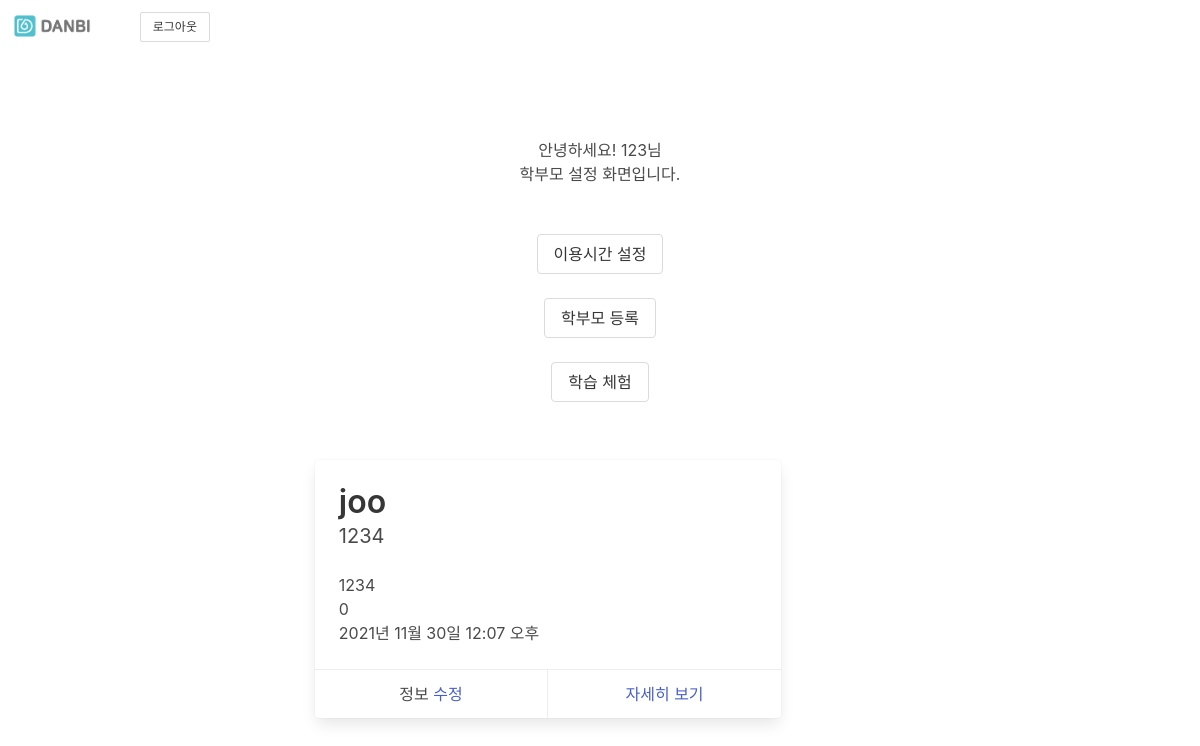
/ (signed in), run on an earlier commit of the app's database.
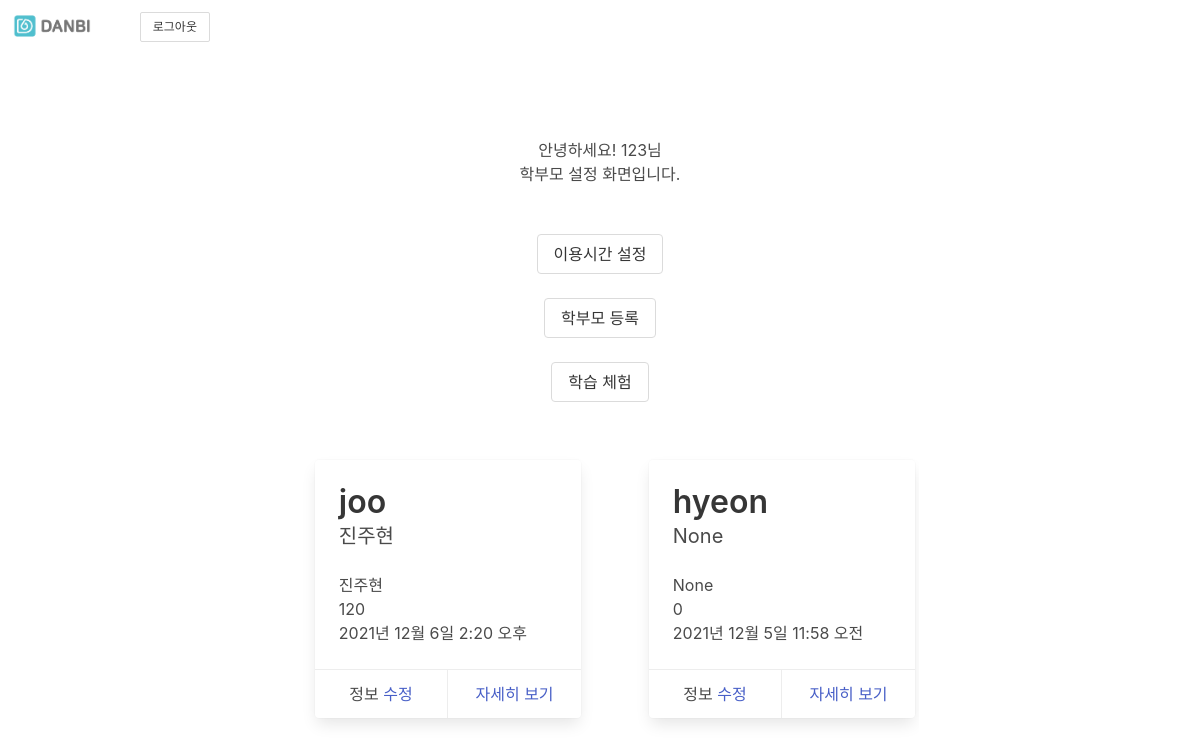
And on a later commit of the database.
### app_account/models.py (models this page shows)
class User(AbstractUser):
    parent = models.BooleanField(default=False)
    phone = models.CharField(null=True, max_length=12)
    name = models.CharField(max_length=15, null = True)
    birthday = models.DateField(null=True)
    school = models.CharField(max_length=15, null = True)
    gender_table = [
        (1, "남"),
        (2, "여"),
        (3, "응답하지 않음")
    ]
    gender = models.IntegerField(choices=gender_table, default=None, null=True)
    grade_table = [
        (1, "초등3"),
        (2, "초등4"),
        (3, "초등5"),
        (4, "초등6"),
        (5, "중등1"),
        (6, "중등2"),
        (7, "중등3"),
    ]
    grade = models.IntegerField(choices=grade_table, default=None, null=True)
    identification = models.CharField(max_length=30, null=True) #parents PK
    router = models.CharField(null=True, max_length=30)
    get_time = models.IntegerField(default=0)
    dt_created = models.DateTimeField(auto_now_add=True)
    dt_updated = models.DateTimeField(auto_now=True)

### app_account/views.py (the view)
# urls.py: path('', views.index_view, name='index'),
@login_required
def index_view(request):
    user_data = User.objects.get(id=request.user.id)
    try:
        router_user = User.objects.filter(router=user_data.router)
        children = router_user.filter(parent=False)
        router = Router.objects.get(router_id=user_data.router)
    except:
        return redirect('agreement')
    request.session['parent'] = user_data.parent
    request.session['router'] = user_data.router
    context = {
        'data': request.session['parent'],
        'user': user_data,
        'children': children,
        'router': router,
    }
    return render(request, 'app_account/index.html', context)

### app_account/templates/app_account/index.html (shortened to what this page needs)
{% extends "base.html" %}
{% load static %}
{% load widget_tweaks %}
{% block contents %}
{% if user.parent %}
<div class="section">
    <div class="column">
        <div class="column">
            <div class="column" style="text-align: center;">
                <p class="text is-center">안녕하세요! {{ user.name }}님</p>
                <p class="text is-center">학부모 설정 화면입니다.</p>
            </div>
        </div>
        <div class="column">
            <div class="column" style="text-align: center;">
                <a class='button' href="{% url 'router' user.router %}">이용시간 설정</a>
            </div>
        </div>
        <div class="columns">
            <div class="column " style="text-align: center;">
                <a class="button" href="{% url 'add_parents' %}">학부모 등록</a>
            </div>
        </div>
    </div>
    <div class="column" style="text-align: center;">
        <a class="button"  href="{% url 'game' %}">학습 체험</a>
    </div>
    <br>
    <div class="columns is-mobile" style="overflow-x: scroll" >
        {% if children.count < 1 %}
            <div class="column" >
                <div class="card">
                    <div class="card-content">
                        <p class="title">
                            "등록된 학생이 없습니다."
                        </p>
                        {% comment %}
                        <p class="subtitle">
                          Jeff Atwood
                        </p>
                        {% endcomment %}
                    </div>
                </div>
            </div>
        {% else %}
            {% for datum in children %}
                <div class="column">
                    <div class="column" style="margin: 5px; max-width: 500px; min-width: 300px">
                        <div class="card" style="margin: 5px;">
                            <div class="card-content">
                                <p class="title">
                                  {{ datum }}
                                </p>
                                <p class="subtitle">
                                    {{ datum.name }}
                                </p>
                            <ul>
                                <li>{{ datum.name }}</li>
                                <li>{{ datum.get_time }}</li>
                                <li>{{ datum.dt_updated }}</li>
                            </ul>
                            </div>
                            <footer class="card-footer">
                            <p class="card-footer-item">
                              <span>
                                정보 <a href="{% url 'additional' datum.id%}">수정</a>
                              </span>
                            </p>
                            <p class="card-footer-item">
                              <span>
                                <a href="{% url 'report' user.id %}">자세히 보기</a>
                              </span>
                            </p>
                            </footer>
                        </div>
                    </div>
                </div>
            {% endfor %}
        {% endif %}
    </div>
</div>
{% endif %}
{% endblock %}

### app_account/templates/base.html (shortened to what this page needs)
{% load static %}
<!DOCTYPE html>
<html lang="en" >
<head>
    <link rel="stylesheet" type="text/css" href="{% static 'bulma/css/style.css' %}">
</head>
<body>
<nav class="navbar" role="navigation" aria-label="main navigation" >
    <div class="columns is-mobile">
        <div class="column is-half">
            <div class="navbar-brand">
                <a class="navbar-item" href="{% url 'index' %}">
                  <img src="{% static 'bulma/img/dbk.png' %}"  height="28">
                </a>
            </div>
        </div>
        {% if user.is_authenticated %}
            <div class="column is-half" >
                <div class="column" style="text-align: right;">
                    <p class="has-text-right"><a class="button is-small " href="/accounts/logout/">로그아웃</a></p>
                </div>
            </div>
        {% endif %}
    </div>
</nav>
<div class="columns is-desktop">
    <div class="column is-three-fifths is-offset-one-fifth">
            {% block contents %}{% endblock %}
    </div>
</div>
</body>

What changed in the data, as far as the page shows it:
changed User "joo": name "1234" → "진주현"; get_time "0" → "120"; dt_updated "2021년 11월 30일 12:07 오후" → "2021년 12월 6일 2:20 오후"
added User: username "hyeon", name "None", get_time "0", dt_updated "2021년 12월 5일 11:58 오전"
